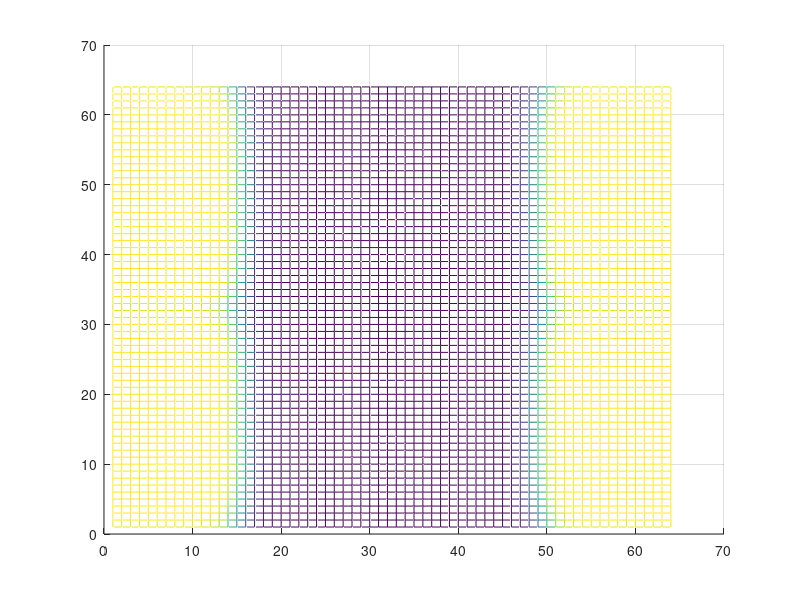

This figure's MATLAB source:
%% Copyright (c) 2018, Vishal_S% All rights reserved. Please read the "license.txt" for license terms.%% Project Title: Computational Materials Thermodynamics% % Developer: Vishal S% % Contact Info: vishalsubbu97@gmail.com%clear allclfclcmore off;function y = Xi(e1,e2)  y = 0.25*e1*e1*e1*e1 - 0.5*e1*e1 + 0.25*e2*e2*e2*e2 - 0.5*e2*e2 + 2*e1*e1*e2*e2 + 0.25;endfunctionfunction y = Xiprime(e1,e2)  y = e1*e1*e1 - e1 + 4*e1*e2*e2;endfunctionkappac = 1.0;kappaphi1 = 1.0/3.0;kappaphi2 = 1.0/3.0;A = 1.0;B = 1.0;Z = 1.0;N = 64;dx = 1.0;c = zeros(N,N);phi1 = zeros(N,N);phi2 = zeros(N,N);for i = 1:N  for j = 1:N    if((j<N/4) || (j>3*N/4))       c(i,j)  =1.0;       if(i<N/2) phi1(i,j) = 1.0;       endif       if(i>N/2) phi2(i,j) = 1.0;       endif    endif  endforendformesh(c);view(2);pause(0);halfN = N/2;delk = 2*pi/N;dt = 0.5;for n = 1:50   for m = 1:2    for i = 1:N      for j = 1:N        gc(i,j) = 2*A*c(i,j)*(1-c(i,j))*(1-2*c(i,j)) + 2*B*c(i,j)*Xi(phi1(i,j),phi2(i,j));        gc(i,j) = gc(i,j) - 2*Z*(1-c(i,j))*(phi1(i,j)*phi1(i,j) + phi2(i,j)*phi2(i,j));        gphi1(i,j) = B*c(i,j)*c(i,j)*Xiprime(phi1(i,j),phi2(i,j)) + 2*Z*(1-c(i,j))*(1-c(i,j))*phi1(i,j);        gphi2(i,j) = B*c(i,j)*c(i,j)*Xiprime(phi2(i,j),phi1(i,j)) + 2*Z*(1-c(i,j))*(1-c(i,j))*phi2(i,j);      endfor    endfor    gchat = fft2(gc);    gphi1hat = fft2(gphi1);    gphi2hat = fft2(gphi2);    chat = fft2(c);    phi1hat = fft2(phi1);    phi2hat = fft2(phi2);     for  i = 1:N       if((i-1)<=halfN) kx = (i-1)*delk;       elseif ((i-1)>halfN) kx = (i-1-N)*delk;       endif       for j = 1:N         if((j-1)<=halfN) ky = (j-1)*delk;         elseif ((j-1)>halfN) ky= (j-1-N)*delk;         endif         k2 = kx*kx + ky*ky;         k4 = k2*k2;         chat(i,j) = (chat(i,j) - dt*k2*gchat(i,j))/(1 + 2*kappac*k4*dt);         phi1hat(i,j) = (phi1hat(i,j) - dt*gphi1hat(i,j))/(1+2*kappaphi1*k2*dt);         phi2hat(i,j) = (phi2hat(i,j) - dt*gphi2hat(i,j))/(1+2*kappaphi2*k2*dt);      endfor    endfor    c = real(ifft2(chat));    phi1 = real(ifft2(phi1hat));    phi2 = real(ifft2(phi2hat));  endfor  mesh(c);  view(2);  pause(0);endfor;       